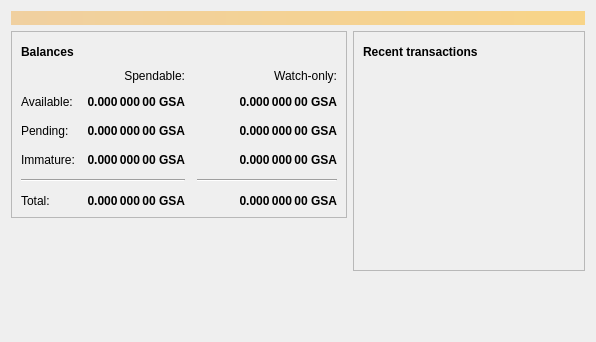
<?xml version="1.0" encoding="UTF-8"?>
<ui version="4.0">
 <class>OverviewPage</class>
 <widget class="QWidget" name="OverviewPage">
  <property name="geometry">
   <rect>
    <x>0</x>
    <y>0</y>
    <width>596</width>
    <height>342</height>
   </rect>
  </property>
  <property name="windowTitle">
   <string>Form</string>
  </property>
  <layout class="QVBoxLayout" name="topLayout">
   <item>
    <widget class="QLabel" name="labelAlerts">
     <property name="visible">
      <bool>false</bool>
     </property>
     <property name="styleSheet">
      <string notr="true">QLabel { background-color: qlineargradient(x1: 0, y1: 0, x2: 1, y2: 0, stop:0 #F0D0A0, stop:1 #F8D488); color:#000000; }</string>
     </property>
     <property name="wordWrap">
      <bool>true</bool>
     </property>
     <property name="margin">
      <number>3</number>
     </property>
     <property name="textInteractionFlags">
      <set>Qt::TextSelectableByMouse</set>
     </property>
    </widget>
   </item>
   <item>
    <layout class="QHBoxLayout" name="horizontalLayout" stretch="1,1">
     <item>
      <layout class="QVBoxLayout" name="verticalLayout_2">
       <item>
        <widget class="QFrame" name="frame">
         <property name="frameShape">
          <enum>QFrame::StyledPanel</enum>
         </property>
         <property name="frameShadow">
          <enum>QFrame::Raised</enum>
         </property>
         <layout class="QVBoxLayout" name="verticalLayout_4">
          <item>
           <layout class="QHBoxLayout" name="horizontalLayout_4">
            <item>
             <widget class="QLabel" name="label_5">
              <property name="font">
               <font>
                <weight>75</weight>
                <bold>true</bold>
               </font>
              </property>
              <property name="text">
               <string>Balances</string>
              </property>
             </widget>
            </item>
            <item>
             <widget class="QPushButton" name="labelWalletStatus">
              <property name="enabled">
               <bool>true</bool>
              </property>
              <property name="maximumSize">
               <size>
                <width>30</width>
                <height>16777215</height>
               </size>
              </property>
              <property name="toolTip">
               <string>The displayed information may be out of date. Your wallet automatically synchronizes with the GSApples network after a connection is established, but this process has not completed yet.</string>
              </property>
              <property name="text">
               <string/>
              </property>
              <property name="icon">
               <iconset resource="../bitcoin.qrc">
                <normaloff>:/icons/warning</normaloff>
                <disabledoff>:/icons/warning</disabledoff>:/icons/warning</iconset>
              </property>
              <property name="iconSize">
               <size>
                <width>24</width>
                <height>24</height>
               </size>
              </property>
              <property name="flat">
               <bool>true</bool>
              </property>
             </widget>
            </item>
            <item>
             <spacer name="horizontalSpacer_3">
              <property name="orientation">
               <enum>Qt::Horizontal</enum>
              </property>
              <property name="sizeHint" stdset="0">
               <size>
                <width>40</width>
                <height>20</height>
               </size>
              </property>
             </spacer>
            </item>
           </layout>
          </item>
          <item>
           <layout class="QGridLayout" name="gridLayout">
            <property name="spacing">
             <number>12</number>
            </property>
            <item row="2" column="2">
             <widget class="QLabel" name="labelWatchPending">
              <property name="font">
               <font>
                <weight>75</weight>
                <bold>true</bold>
               </font>
              </property>
              <property name="cursor">
               <cursorShape>IBeamCursor</cursorShape>
              </property>
              <property name="toolTip">
               <string>Unconfirmed transactions to watch-only addresses</string>
              </property>
              <property name="text">
               <string notr="true">0.000 000 00 GSA</string>
              </property>
              <property name="alignment">
               <set>Qt::AlignRight|Qt::AlignTrailing|Qt::AlignVCenter</set>
              </property>
              <property name="textInteractionFlags">
               <set>Qt::LinksAccessibleByMouse|Qt::TextSelectableByKeyboard|Qt::TextSelectableByMouse</set>
              </property>
             </widget>
            </item>
            <item row="2" column="1">
             <widget class="QLabel" name="labelUnconfirmed">
              <property name="font">
               <font>
                <weight>75</weight>
                <bold>true</bold>
               </font>
              </property>
              <property name="cursor">
               <cursorShape>IBeamCursor</cursorShape>
              </property>
              <property name="toolTip">
               <string>Total of transactions that have yet to be confirmed, and do not yet count toward the spendable balance</string>
              </property>
              <property name="text">
               <string notr="true">0.000 000 00 GSA</string>
              </property>
              <property name="alignment">
               <set>Qt::AlignRight|Qt::AlignTrailing|Qt::AlignVCenter</set>
              </property>
              <property name="textInteractionFlags">
               <set>Qt::LinksAccessibleByMouse|Qt::TextSelectableByKeyboard|Qt::TextSelectableByMouse</set>
              </property>
             </widget>
            </item>
            <item row="3" column="2">
             <widget class="QLabel" name="labelWatchImmature">
              <property name="font">
               <font>
                <weight>75</weight>
                <bold>true</bold>
               </font>
              </property>
              <property name="cursor">
               <cursorShape>IBeamCursor</cursorShape>
              </property>
              <property name="toolTip">
               <string>Mined balance in watch-only addresses that has not yet matured</string>
              </property>
              <property name="text">
               <string notr="true">0.000 000 00 GSA</string>
              </property>
              <property name="alignment">
               <set>Qt::AlignRight|Qt::AlignTrailing|Qt::AlignVCenter</set>
              </property>
              <property name="textInteractionFlags">
               <set>Qt::LinksAccessibleByMouse|Qt::TextSelectableByKeyboard|Qt::TextSelectableByMouse</set>
              </property>
             </widget>
            </item>
            <item row="4" column="0" colspan="2">
             <widget class="Line" name="line">
              <property name="orientation">
               <enum>Qt::Horizontal</enum>
              </property>
             </widget>
            </item>
            <item row="4" column="2">
             <widget class="Line" name="lineWatchBalance">
              <property name="sizePolicy">
               <sizepolicy hsizetype="Preferred" vsizetype="Fixed">
                <horstretch>0</horstretch>
                <verstretch>0</verstretch>
               </sizepolicy>
              </property>
              <property name="minimumSize">
               <size>
                <width>140</width>
                <height>0</height>
               </size>
              </property>
              <property name="orientation">
               <enum>Qt::Horizontal</enum>
              </property>
             </widget>
            </item>
            <item row="5" column="0">
             <widget class="QLabel" name="labelTotalText">
              <property name="text">
               <string>Total:</string>
              </property>
             </widget>
            </item>
            <item row="3" column="1">
             <widget class="QLabel" name="labelImmature">
              <property name="font">
               <font>
                <weight>75</weight>
                <bold>true</bold>
               </font>
              </property>
              <property name="cursor">
               <cursorShape>IBeamCursor</cursorShape>
              </property>
              <property name="toolTip">
               <string>Mined balance that has not yet matured</string>
              </property>
              <property name="text">
               <string notr="true">0.000 000 00 GSA</string>
              </property>
              <property name="alignment">
               <set>Qt::AlignRight|Qt::AlignTrailing|Qt::AlignVCenter</set>
              </property>
              <property name="textInteractionFlags">
               <set>Qt::LinksAccessibleByMouse|Qt::TextSelectableByKeyboard|Qt::TextSelectableByMouse</set>
              </property>
             </widget>
            </item>
            <item row="2" column="3">
             <spacer name="horizontalSpacer_2">
              <property name="orientation">
               <enum>Qt::Horizontal</enum>
              </property>
              <property name="sizeHint" stdset="0">
               <size>
                <width>40</width>
                <height>20</height>
               </size>
              </property>
             </spacer>
            </item>
            <item row="3" column="0">
             <widget class="QLabel" name="labelImmatureText">
              <property name="text">
               <string>Immature:</string>
              </property>
             </widget>
            </item>
            <item row="5" column="1">
             <widget class="QLabel" name="labelTotal">
              <property name="font">
               <font>
                <weight>75</weight>
                <bold>true</bold>
               </font>
              </property>
              <property name="cursor">
               <cursorShape>IBeamCursor</cursorShape>
              </property>
              <property name="toolTip">
               <string>Your current total balance</string>
              </property>
              <property name="text">
               <string notr="true">0.000 000 00 GSA</string>
              </property>
              <property name="alignment">
               <set>Qt::AlignRight|Qt::AlignTrailing|Qt::AlignVCenter</set>
              </property>
              <property name="textInteractionFlags">
               <set>Qt::LinksAccessibleByMouse|Qt::TextSelectableByKeyboard|Qt::TextSelectableByMouse</set>
              </property>
             </widget>
            </item>
            <item row="5" column="2">
             <widget class="QLabel" name="labelWatchTotal">
              <property name="font">
               <font>
                <weight>75</weight>
                <bold>true</bold>
               </font>
              </property>
              <property name="cursor">
               <cursorShape>IBeamCursor</cursorShape>
              </property>
              <property name="toolTip">
               <string>Current total balance in watch-only addresses</string>
              </property>
              <property name="text">
               <string notr="true">0.000 000 00 GSA</string>
              </property>
              <property name="alignment">
               <set>Qt::AlignRight|Qt::AlignTrailing|Qt::AlignVCenter</set>
              </property>
              <property name="textInteractionFlags">
               <set>Qt::LinksAccessibleByMouse|Qt::TextSelectableByKeyboard|Qt::TextSelectableByMouse</set>
              </property>
             </widget>
            </item>
            <item row="0" column="2">
             <widget class="QLabel" name="labelWatchonly">
              <property name="text">
               <string>Watch-only:</string>
              </property>
              <property name="alignment">
               <set>Qt::AlignRight|Qt::AlignTrailing|Qt::AlignVCenter</set>
              </property>
             </widget>
            </item>
            <item row="1" column="0">
             <widget class="QLabel" name="labelBalanceText">
              <property name="text">
               <string>Available:</string>
              </property>
             </widget>
            </item>
            <item row="1" column="1">
             <widget class="QLabel" name="labelBalance">
              <property name="font">
               <font>
                <weight>75</weight>
                <bold>true</bold>
               </font>
              </property>
              <property name="cursor">
               <cursorShape>IBeamCursor</cursorShape>
              </property>
              <property name="toolTip">
               <string>Your current spendable balance</string>
              </property>
              <property name="text">
               <string notr="true">0.000 000 00 GSA</string>
              </property>
              <property name="alignment">
               <set>Qt::AlignRight|Qt::AlignTrailing|Qt::AlignVCenter</set>
              </property>
              <property name="textInteractionFlags">
               <set>Qt::LinksAccessibleByMouse|Qt::TextSelectableByKeyboard|Qt::TextSelectableByMouse</set>
              </property>
             </widget>
            </item>
            <item row="1" column="2">
             <widget class="QLabel" name="labelWatchAvailable">
              <property name="font">
               <font>
                <weight>75</weight>
                <bold>true</bold>
               </font>
              </property>
              <property name="cursor">
               <cursorShape>IBeamCursor</cursorShape>
              </property>
              <property name="toolTip">
               <string>Your current balance in watch-only addresses</string>
              </property>
              <property name="text">
               <string notr="true">0.000 000 00 GSA</string>
              </property>
              <property name="alignment">
               <set>Qt::AlignRight|Qt::AlignTrailing|Qt::AlignVCenter</set>
              </property>
              <property name="textInteractionFlags">
               <set>Qt::LinksAccessibleByMouse|Qt::TextSelectableByKeyboard|Qt::TextSelectableByMouse</set>
              </property>
             </widget>
            </item>
            <item row="2" column="0">
             <widget class="QLabel" name="labelPendingText">
              <property name="text">
               <string>Pending:</string>
              </property>
             </widget>
            </item>
            <item row="0" column="1">
             <widget class="QLabel" name="labelSpendable">
              <property name="text">
               <string>Spendable:</string>
              </property>
              <property name="alignment">
               <set>Qt::AlignRight|Qt::AlignTrailing|Qt::AlignVCenter</set>
              </property>
             </widget>
            </item>
           </layout>
          </item>
         </layout>
        </widget>
       </item>
       <item>
        <spacer name="verticalSpacer">
         <property name="orientation">
          <enum>Qt::Vertical</enum>
         </property>
         <property name="sizeHint" stdset="0">
          <size>
           <width>20</width>
           <height>40</height>
          </size>
         </property>
        </spacer>
       </item>
      </layout>
     </item>
     <item>
      <layout class="QVBoxLayout" name="verticalLayout_3">
       <item>
        <widget class="QFrame" name="frame_2">
         <property name="frameShape">
          <enum>QFrame::StyledPanel</enum>
         </property>
         <property name="frameShadow">
          <enum>QFrame::Raised</enum>
         </property>
         <layout class="QVBoxLayout" name="verticalLayout">
          <item>
           <layout class="QHBoxLayout" name="horizontalLayout_2">
            <item>
             <widget class="QLabel" name="label_4">
              <property name="font">
               <font>
                <weight>75</weight>
                <bold>true</bold>
               </font>
              </property>
              <property name="text">
               <string>Recent transactions</string>
              </property>
             </widget>
            </item>
            <item>
             <widget class="QPushButton" name="labelTransactionsStatus">
              <property name="enabled">
               <bool>true</bool>
              </property>
              <property name="maximumSize">
               <size>
                <width>30</width>
                <height>16777215</height>
               </size>
              </property>
              <property name="toolTip">
               <string>The displayed information may be out of date. Your wallet automatically synchronizes with the GSApples network after a connection is established, but this process has not completed yet.</string>
              </property>
              <property name="text">
               <string/>
              </property>
              <property name="icon">
               <iconset resource="../bitcoin.qrc">
                <normaloff>:/icons/warning</normaloff>
                <disabledoff>:/icons/warning</disabledoff>:/icons/warning</iconset>
              </property>
              <property name="iconSize">
               <size>
                <width>24</width>
                <height>24</height>
               </size>
              </property>
              <property name="flat">
               <bool>true</bool>
              </property>
             </widget>
            </item>
            <item>
             <spacer name="horizontalSpacer">
              <property name="orientation">
               <enum>Qt::Horizontal</enum>
              </property>
              <property name="sizeHint" stdset="0">
               <size>
                <width>40</width>
                <height>20</height>
               </size>
              </property>
             </spacer>
            </item>
           </layout>
          </item>
          <item>
           <widget class="QListView" name="listTransactions">
            <property name="styleSheet">
             <string notr="true">QListView { background: transparent; }</string>
            </property>
            <property name="frameShape">
             <enum>QFrame::NoFrame</enum>
            </property>
            <property name="verticalScrollBarPolicy">
             <enum>Qt::ScrollBarAlwaysOff</enum>
            </property>
            <property name="horizontalScrollBarPolicy">
             <enum>Qt::ScrollBarAlwaysOff</enum>
            </property>
            <property name="selectionMode">
             <enum>QAbstractItemView::NoSelection</enum>
            </property>
           </widget>
          </item>
         </layout>
        </widget>
       </item>
       <item>
        <spacer name="verticalSpacer_2">
         <property name="orientation">
          <enum>Qt::Vertical</enum>
         </property>
         <property name="sizeHint" stdset="0">
          <size>
           <width>20</width>
           <height>40</height>
          </size>
         </property>
        </spacer>
       </item>
      </layout>
     </item>
    </layout>
   </item>
  </layout>
 </widget>
 <resources/>
 <connections/>
</ui>
